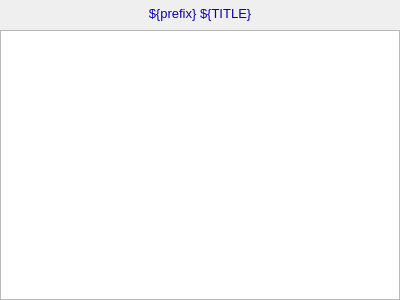
<?xml version="1.0" ?>
<ui version="4.0">
  <class>Dialog</class>
  <widget class="QWidget" name="screen">
    <property name="geometry">
      <rect>
        <x>1095</x>
        <y>344</y>
        <width>400</width>
        <height>300</height>
      </rect>
    </property>
    <property name="styleSheet">
      <string notr="true">QWidget#screen {
  color: rgb(0, 0, 0);
  background-color: rgb(187, 187, 187);
  }</string>
    </property>
    <property name="windowTitle">
      <string>NDPlot</string>
    </property>
    <widget class="PyDMWaveformPlot" name="cartesian_plot">
      <property name="geometry">
        <rect>
          <x>0</x>
          <y>30</y>
          <width>400</width>
          <height>270</height>
        </rect>
      </property>
      <property name="toolTip">
        <string>cartesian_plot</string>
      </property>
      <property name="title" stdset="0">
        <string>$(TITLE)</string>
      </property>
      <property name="xLabels">
        <stringlist>
          <string>${XLABEL}</string>
        </stringlist>
      </property>
      <property name="yLabels">
        <stringlist>
          <string>${YLABEL}</string>
        </stringlist>
      </property>
      <property name="curves" stdset="0">
        <stringlist>
          <string>{&quot;name&quot;: &quot;curve 1&quot;, &quot;y_channel&quot;: &quot;ca://${prefix}${DATA}&quot;, &quot;color&quot;: &quot;#000000&quot;, &quot;lineStyle&quot;: 1, &quot;lineWidth&quot;: 1, &quot;symbolSize&quot;: 10, &quot;redraw_mode&quot;: 2, &quot;block_size&quot;: 1200, &quot;x_channel&quot;: null}</string>
        </stringlist>
      </property>
      <property name="axisColor" stdset="0">
        <color>
          <red>0</red>
          <green>0</green>
          <blue>0</blue>
        </color>
      </property>
      <property name="backgroundColor" stdset="0">
        <color>
          <red>115</red>
          <green>223</green>
          <blue>255</blue>
        </color>
      </property>
    </widget>
    <widget class="PyDMDrawingRectangle" name="rectangle">
      <property name="geometry">
        <rect>
          <x>0</x>
          <y>0</y>
          <width>400</width>
          <height>26</height>
        </rect>
      </property>
      <property name="brush" stdset="0">
        <brush brushstyle="SolidPattern">
          <color alpha="255">
            <red>218</red>
            <green>218</green>
            <blue>218</blue>
          </color>
        </brush>
      </property>
      <property name="penStyle" stdset="0">
        <enum>Qt::SolidLine</enum>
      </property>
      <property name="penColor" stdset="0">
        <color>
          <red>218</red>
          <green>218</green>
          <blue>218</blue>
        </color>
      </property>
      <property name="penWidth" stdset="0">
        <double>0</double>
      </property>
      <property name="penCapStyle" stdset="0">
        <enum>Qt::FlatCap</enum>
      </property>
      <property name="toolTip">
        <string>rectangle</string>
      </property>
    </widget>
    <widget class="QLabel" name="text">
      <property name="geometry">
        <rect>
          <x>0</x>
          <y>1</y>
          <width>400</width>
          <height>25</height>
        </rect>
      </property>
      <property name="text">
        <string>${prefix} ${TITLE}</string>
      </property>
      <property name="font" stdset="0">
        <font>
          <pointsize>10</pointsize>
        </font>
      </property>
      <property name="brush" stdset="0">
        <brush brushstyle="SolidPattern">
          <color alpha="255">
            <red>10</red>
            <green>0</green>
            <blue>184</blue>
          </color>
        </brush>
      </property>
      <property name="toolTip">
        <string>text</string>
      </property>
      <property name="alignment">
        <set>Qt::AlignCenter</set>
      </property>
      <property name="styleSheet">
        <string notr="true">QLabel#text {
  color: rgb(10, 0, 184);
  }</string>
      </property>
    </widget>
  </widget>
  <customwidgets>
    <customwidget>
      <class>PyDMWaveformPlot</class>
      <extends>QGraphicsView</extends>
      <header>pydm.widgets.waveformplot</header>
    </customwidget>
    <customwidget>
      <class>PyDMDrawingRectangle</class>
      <extends>QWidget</extends>
      <header>pydm.widgets.drawing</header>
    </customwidget>
    <customwidget>
      <class>PyDMLabel</class>
      <extends>QLabel</extends>
      <header>pydm.widgets.label</header>
    </customwidget>
  </customwidgets>
</ui>
